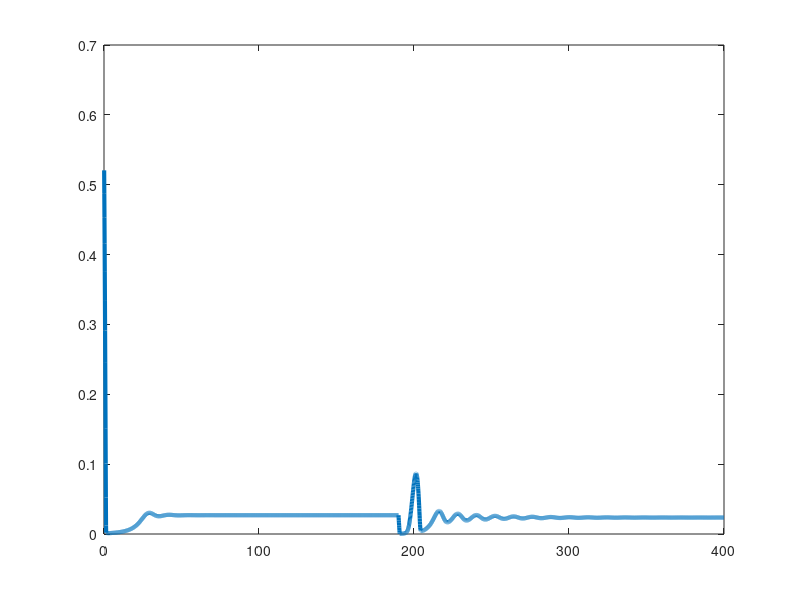

MATLAB code for this plot: (Note: this script raises an error after producing the figure.)
clear all; close all; clc

for test = 1:3
    Tmax = 400; ts = 0.1; dt = 0.001; N = 10; NN = round(Tmax/dt);
    Sav = zeros(round(Tmax/ts),3);
    P_I = ones(NN,1)*0.551;       M = ones(NN,1)*0.1;
    d1 = 0; d2 = 0; d3 = 0; d4 = 0; d5 = 0; d6 = 0;
    k1 = 0.1; TDel1 = round(2000);
    k2 = 1.0; k4 = 0.01;
    k8 = 0.1;
    k7 = 0.15;
    k10 = k1; k20 = k2; k80 = k8; k70 = k7; k40 = k4;
    TDel10 = TDel1;
    
    RT = 0; click = 1; RT0 = 0; c = 1;
    
    X = 1;
    
    lambda1 = 3.;    lambda2 = 0.;    lambda3 = 0.15;
    
    Timp = 190.0;
    k2 = k20*(1 + lambda1*X);
    k4 = k40*(1 + lambda2*X);
    k7 = k70*(1 - lambda3*X);
    
    AR0 = 0; RTA = 0; AR = 0;
    
    while (RT < Tmax-dt)
        c = c+1;        RT  = RT + dt;
        
        if (RT > Timp)
            
            if (RT < Timp + 10)
                ATR = sqrt(4.0 * 8.0);
                k4 = k40*(1 + lambda2*X)*(0.1 - 0.01*test^2)/((0.1 - 0.01*test^2) + ATR);
            else
                ATR = ATR + dt*(0.1 - 1.0*(ATR));
                k4 = k40*(1 + lambda2*X)*(0.1 - 0.01*test^2)/((0.1 - 0.01*test^2) + ATR);
            end
        end
        
        %%%%%%%%%%%% Updates
        dPi = k1 - k2*M(c-1)*P_I(c-1)/(k4 + P_I(c-1));
        dM  = k7*(P_I(mod(c-TDel1,NN)+1)) - k8*M(c-1);
        
        P_I(c) = P_I(c-1) + dt*(dPi); M(c) = M(c-1) + dt*(dM);
        %%%%%%%%%%%%% Make sudden impace
        
        %%%%%%%%%%%% Secure Against Runaways
        if (P_I(c) < 0); P_I(c) = 0.000001; end;
        if (M(c) < 0);   M(c) = 0.000001; end;
        
        %%%%%%%%%%%% Save elements
        if (RT > ts*click);
            Sav(click,1) = RT;
            Sav(click,2) = P_I(c);
            Sav(click,4) = dPi;
            Sav(click,3) = M(c);
            click=click+1;
        end
        
        RT0 = RT;
    end
    plot(Sav(1:end-1,1),Sav(1:end-1,2),'LineWidth',3); hold on
    goodplot; axis([100 300 0 1.])
    
end


